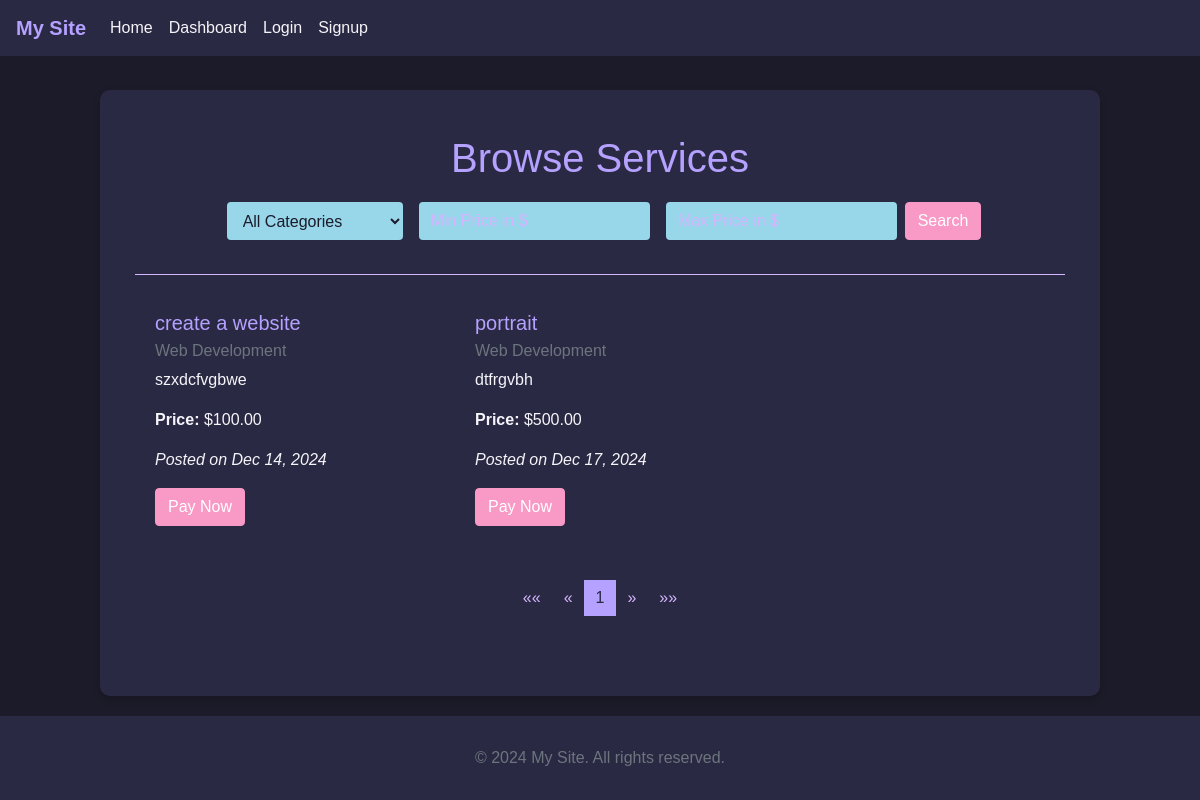
/services/, run on an earlier commit of the app's database.
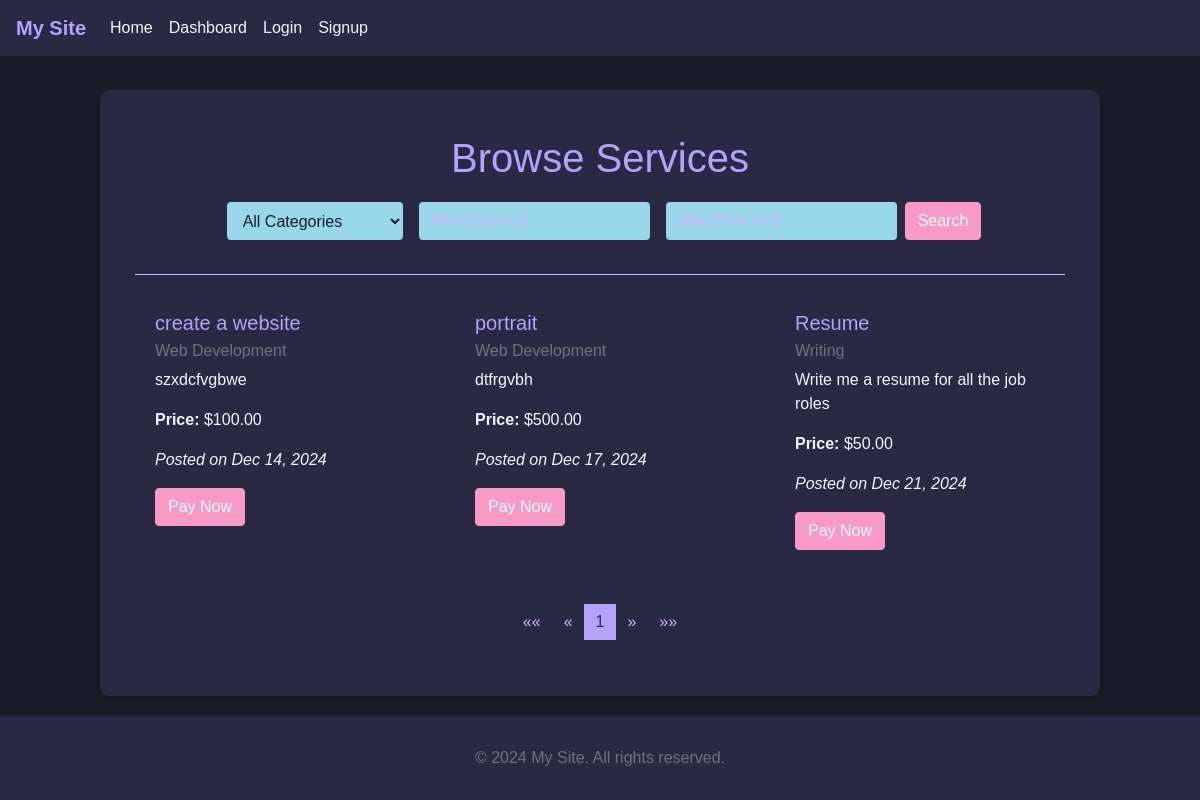
And on a later commit of the database.
### services/models.py (models this page shows, shortened)
class Service(models.Model):
    CATEGORY_CHOICES = [
        ('web_dev', 'Web Development'),
        ('design', 'Design'),
        ('writing', 'Writing'),
        ('marketing', 'Marketing'),
    ]
    title = models.CharField(max_length=200)
    description = models.TextField()
    price = models.DecimalField(max_digits=10, decimal_places=2, null=False, blank=False)
    category = models.CharField(max_length=50, choices=CATEGORY_CHOICES)
    owner = models.ForeignKey('users.CustomUser', on_delete=models.CASCADE, related_name='services')
    created_at = models.DateTimeField(auto_now_add=True)
    updated_at = models.DateTimeField(auto_now=True)
    is_paid = models.BooleanField(default=False)  # New field to track payment status

### services/views.py (the view)
# urls.py: path('', views.service_list, name='service_list'),              # List all services
def service_list(request):
    services = Service.objects.all()
    form = ServiceSearchForm(request.GET)  # Bind the form to GET parameters
    if form.is_valid():
        category = form.cleaned_data.get('category')
        min_price = form.cleaned_data.get('min_price')
        max_price = form.cleaned_data.get('max_price')
        if category:
            services = services.filter(category=category)
        if min_price is not None:
            services = services.filter(price__gte=min_price)
        if max_price is not None:
            services = services.filter(price__lte=max_price)
    paginator = Paginator(services, 5)  # Show 5 services per page
    page_number = request.GET.get('page')
    page_obj = paginator.get_page(page_number)
    return render(request, 'services/service_list.html', {
        'page_obj': page_obj,
        'form': form,
    })

### services/forms.py
class ServiceSearchForm(forms.Form):
    title = forms.CharField(max_length=200, required=False, label='Title')
    category = forms.ChoiceField(choices=[('', 'All Categories')] + Service.CATEGORY_CHOICES, required=False)
    min_price = forms.DecimalField(max_digits=10, decimal_places=2, required=False, label='Min Price')
    max_price = forms.DecimalField(max_digits=10, decimal_places=2, required=False, label='Max Price')

### users/context_processors.py (called while the page is built)
def dashboard_url(request):
    if request.user.is_authenticated:
        if request.user.role == ROLE_FREELANCER:
            return {'dashboard_url': reverse('users:freelancer_dashboard')}
        elif request.user.role == ROLE_CLIENT:
            return {'dashboard_url': reverse('users:client_dashboard')}
    return {'dashboard_url': None}

### services/templates/services/service_list.html (shortened to what the changed rows need)
{% extends 'services/base.html' %}
{% load static %}
{% block content %}
<div class="container mt-4">
    <h1 class="text-center" style="color: #B5A1FF;">Browse Services</h1>
    {% if page_obj %}
        <div class="row">
            {% for service in page_obj %}
                <div class="col-md-4 mb-4">
                    <div class="card" style="background-color: #2A2943; color: #f4f4f9; border: none;">
                        <div class="card-body">
                            <h5 class="card-title" style="color: #B5A1FF;">{{ service.title }}</h5>
                            <h6 class="card-subtitle mb-2 text-muted" style="color: #D4B6FF;">{{ service.get_category_display }}</h6>
                            <p class="card-text">{{ service.description|truncatewords:20 }}</p>
                            <p><strong>Price:</strong> ${{ service.price }}</p>
                            <p><em>Posted on {{ service.created_at|date:"M d, Y" }}</em></p>
                            <a href="{% url 'services:create_booking' service_id=service.pk %}" class="btn btn-primary" style="background-color: #F89AC5; border-color: #F89AC5;">Pay Now</a>
                        </div>
                    </div>
                </div>
            {% endfor %}
        </div>
        <nav aria-label="Page navigation">
            <ul class="pagination justify-content-center">
                {% for i in page_obj.paginator.page_range %}
                    {% if page_obj.number == i %}
                        <li class="page-item active">
                            <a class="page-link" href="?page={{ i }}" style="color: #2A2943; background-color: #B5A1FF; border: none;">{{ i }}</a>
                        </li>
                    {% else %}
                        <li class="page-item">
                            <a class="page-link" href="?page={{ i }}" style="color: #D4B6FF; background-color: #2A2943; border: none;">{{ i }}</a>
                        </li>
                    {% endif %}
                {% endfor %}
            </ul>
        </nav>
    {% else %}
        <p style="color: #f4f4f9;">No services found matching your criteria.</p>
    {% endif %}
</div>
{% endblock %}

What changed in the data, as far as the page shows it:
added Service: title "Resume", category "Writing", description "Write me a resume for all the job roles", price "50.00", created_at "Dec 21, 2024"
